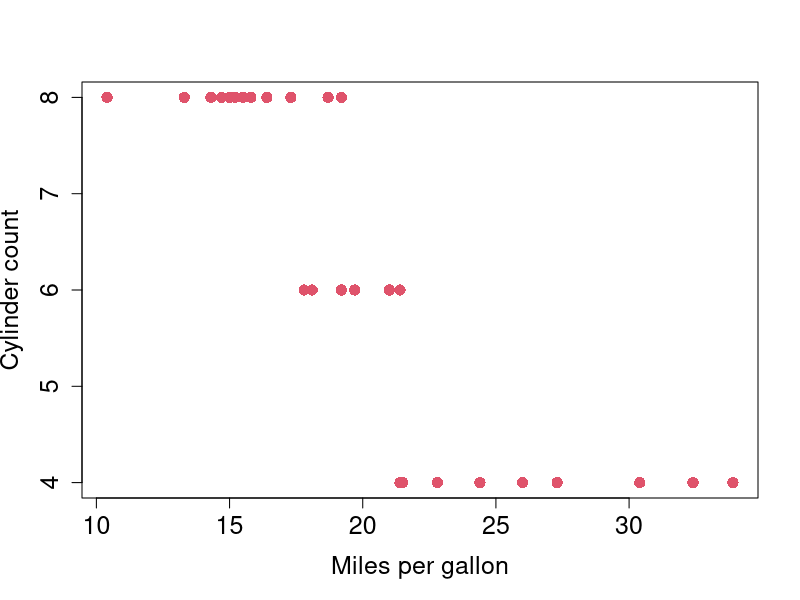
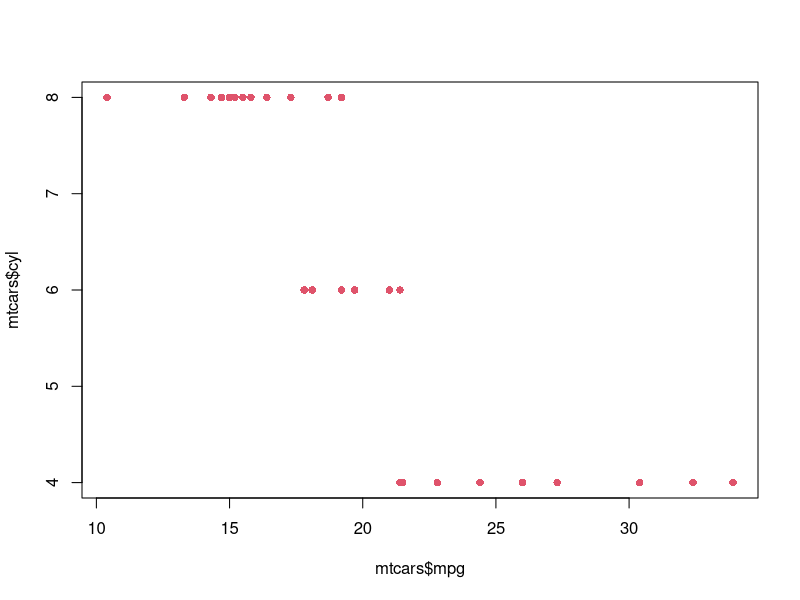

The R script that drew these images, in order:
## ---- chunk 1
#| echo: true
x <- 0 
y <- 0
for (i in 1:100){
  x <- x + 1
  y <- x + 1
}
print(c(x,y))
## ---- chunk 2
#| echo: true
#| code-line-numbers: "|3-6|1,4|7"
x <- 0 
y <- 0
for (i in 1:100){
  x <- x + 1
  y <- x + 1
}
print(c(x,y))
## ---- chunk 3
#|fig-cap: "An example plot of the `mtcars` data."
#|fig-asp: 1
par(bg = NA)
plot(
  x = mtcars$mpg, 
  y = mtcars$cyl, 
  pch = 16,
  cex = 1.5, 
  cex.axis = 1.5,
  cex.lab = 1.5,
  col = 2, 
  byt = "n",
  xlab = "Miles per gallon",
  ylab = "Cylinder count")
## ---- chunk 4
#|fig-cap: "An example plot of the `mtcars` data."
#|fig-asp: 1
par(bg = NA)
plot(mtcars$mpg, mtcars$cyl, pch = 16, col = 2)
